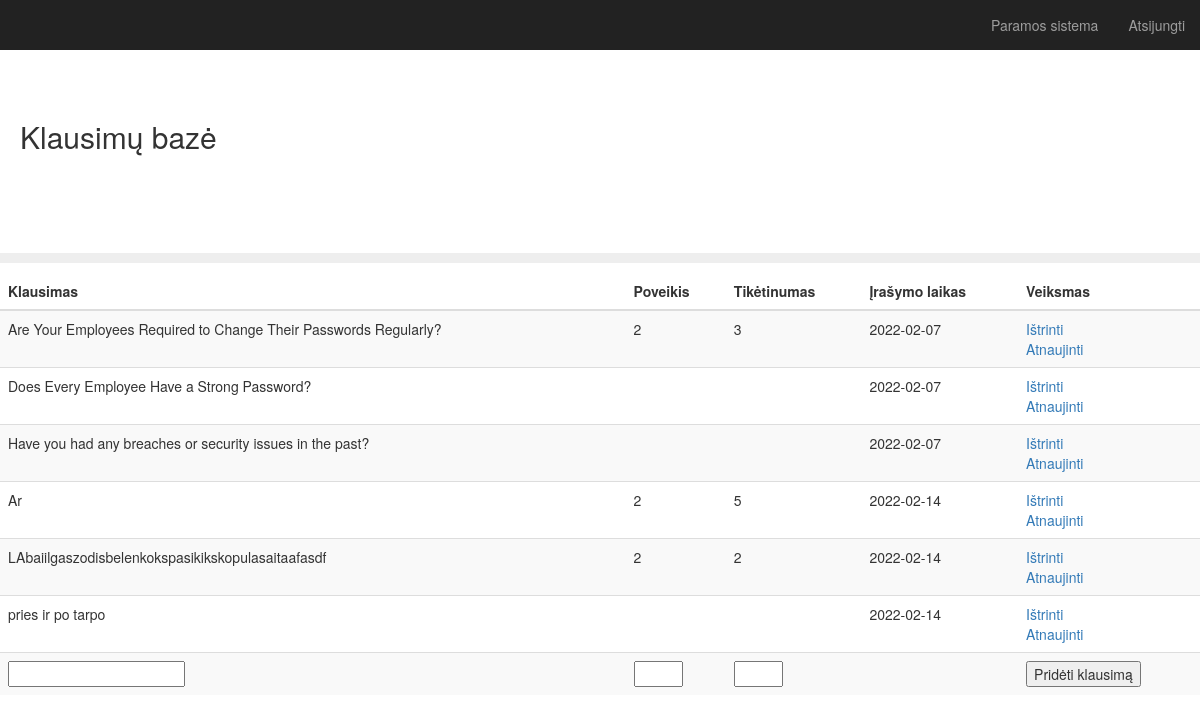
Page / (signed in) on the earlier database version.
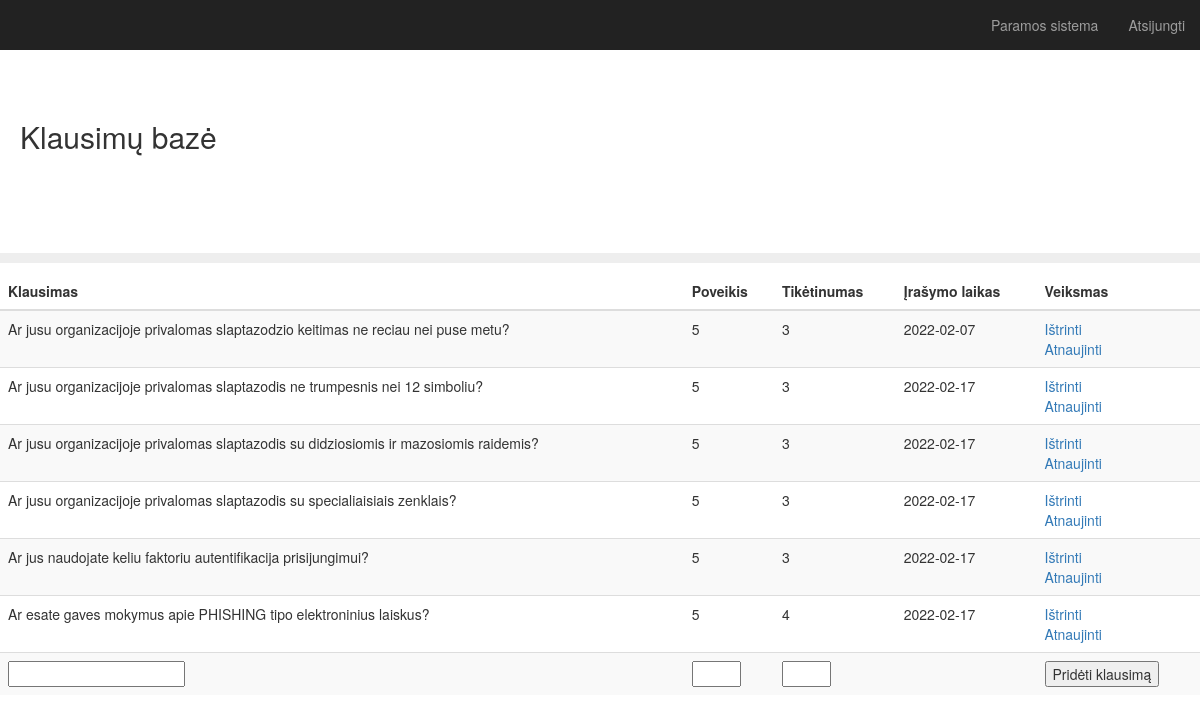
Same page on the later database version.
### app.py (models this page shows)
class Todo(db.Model):
    id = db.Column(db.Integer, primary_key=True)
    question = db.Column(db.String(200), nullable=False)
    impact = db.Column(db.Integer, nullable=False)
    likelihood = db.Column(db.Integer, nullable=False)
    date_created = db.Column(db.DateTime, default=datetime.utcnow)

### app.py (the view)
@app.route('/', methods=['POST', 'GET'])
@login_required
def index():
    if request.method == 'POST':
        new_question = request.form['question']
        new_impact = request.form['impact']
        new_likelihood = request.form['likelihood']
        update = Todo(question=new_question, impact=new_impact, likelihood=new_likelihood )
        try:
            db.session.add(update)
            db.session.commit()
            return redirect('/')
        except:
            return 'There was an issue adding your row'
    else:
        rows = Todo.query.order_by(Todo.date_created).all()
        return render_template('index.html', rows=rows)

### app.py (called while the page is built)
@login_manager.user_loader
def load_user(user_id):
    return User.query.get(int(user_id))

### templates/index.html (shortened to what this page needs)
{% extends "bootstrap/base.html" %}
{% block styles %}
{{super()}}
<link rel="stylesheet" href="{{url_for('.static', filename='main.css')}}">
{% endblock %}
{% block content %}
    <nav class="navbar navbar-inverse navbar-fixed-top">
      <div class="container-fluid">
        <div id="navbar" class="navbar-collapse collapse">
          <ul class="nav navbar-nav navbar-right">
            <li><a href="{{ url_for('survey') }}">Paramos sistema</a></li>
            <li><a href="{{ url_for('logout') }}">Atsijungti</a></li>
          </ul>
        </div>
      </div>
    </nav>
  <h2 class="sub-header">Klausimų bazė</h2>
          <div class="table-responsive">
            <table class="table table-striped">
              <thead>
                <tr>
                  <th>Klausimas</th>
                  <th>Poveikis</th>
                  <th>Tikėtinumas</th>
                  <th>Įrašymo laikas</th>
                  <th>Veiksmas</th>
                </tr>
              </thead>
              <tbody>
                {% for row in rows %}
                <tr>
                    <td>{{ row.question }}</td>
                    <td>{{ row.impact }}</td>
                    <td>{{ row.likelihood }}</td>
                    <td>{{ row.date_created.date() }}</td>
                    <td>
                        <a href="/delete/{{row.id}}">Ištrinti</a>
                        <br>
                        <a href="/update/{{row.id}}">Atnaujinti</a>
                    </td>
                </tr>
            {% endfor %}
            <tr>
              <div class="form">
                  <form action="/" method="POST">
                      <td><input type="text" name="question" id="question"></td>
                      <td><input type="number" name="impact" id="impact" min="1" max="5" required></td>
                      <td><input type="number" name="likelihood" id="likelihood" min="1" max="5" required></td>
                      <td></td>
                      <td><input type="submit" value="Pridėti klausimą"></td>
                  </form>
              </div>
            </tr>
              </tbody>
{% endblock %}

### static/main.css (style rules this page uses)
body { padding-top: 50px; }
.sub-header { padding-top: 50px; padding-bottom: 100px; border-bottom: 10px solid #eee; padding-right: 20px; padding-left: 20px; }
.navbar-fixed-top { border: 0; }

Differences in the rows shown:
removed Todo: question "Does Every Employee Have a Strong Password?", date_created "2022-02-07"
removed Todo: question "Have you had any breaches or security issues in the past?", date_created "2022-02-07"
removed Todo: question "Ar", impact "2", likelihood "5", date_created "2022-02-14"
removed Todo: question "LAbaiilgaszodisbelenkokspasikikskopulasaitaafasdf", impact "2", likelihood "2", date_created "2022-02-14"
removed Todo: question "pries ir po tarpo", date_created "2022-02-14"
changed Todo: question "Are Your Employees Required to Change Their Passwords Regularly?" → "Ar jusu organizacijoje privalomas slaptazodzio keitimas ne reciau nei puse metu?"; impact "2" → "5"
added Todo: question "Ar jusu organizacijoje privalomas slaptazodis ne trumpesnis nei 12 simboliu?", impact "5", likelihood "3", date_created "2022-02-17"
added Todo: question "Ar jusu organizacijoje privalomas slaptazodis su didziosiomis ir mazosiomis raidemis?", impact "5", likelihood "3", date_created "2022-02-17"
added Todo: question "Ar jusu organizacijoje privalomas slaptazodis su specialiaisiais zenklais?", impact "5", likelihood "3", date_created "2022-02-17"
added Todo: question "Ar jus naudojate keliu faktoriu autentifikacija prisijungimui?", impact "5", likelihood "3", date_created "2022-02-17"
added Todo: question "Ar esate gaves mokymus apie PHISHING tipo elektroninius laiskus?", impact "5", likelihood "4", date_created "2022-02-17"
